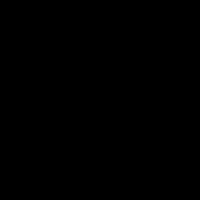
Frame 1 (no input)
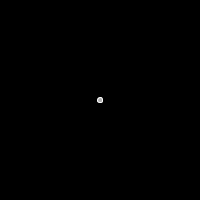
Frame 60 (the mouse pressed at the canvas centre just before this capture)
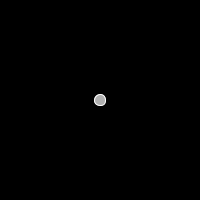
Frame 120 (the mouse held since frame 60 and released just before this capture)

The Processing sketch that drew these frames (run headless with seeded random() and noise(); from frame 60 on, the mouse is pressed at the canvas centre):

// Processing sketch: processing_26423
// ── processing_26423.pde

float circleSize = 0; 
int circleX = 100; 
int circleY = 100;

void setup() { 
  size(200,200);
}

void draw() { 
  background(0); 
  stroke(255); 
  fill(175);
   
  ellipse(circleX, circleY, circleSize, circleSize);
  circleSize = circleSize + 0.1;
}

/*

1) For the circle to follow the mouse, assign ellipse the location
values of mouseX, mouseY (instead of circleX, circleY) i.e. 

ellipse(mouseX, mouseY, circleSize, circleSize).

The circle will continue to grow as it follows the mouse because we have 
told it that circleSize will contantly increase at a rate of circleSize + 1.

2) To vary the speed at which the circle grows, convert circleSize into
a float value i.e.

float circleSize = 0;

To decrease the speed at which the circle grows, assign  circleSize a value
smaller than 1 (for the purposes of this example). E.g.

circleSize = circleSize + 0.1;


This new code would now read:

float circleSize = 0; 
int circleX = 100; 
int circleY = 100;

void setup() { 
  size(200,200);
}

void draw() { 
  background(0); 
  stroke(255); 
  fill(175);
   
  ellipse(mouseX, mouseY, circleSize, circleSize);
  circleSize = circleSize + 0.1;
}


*/
